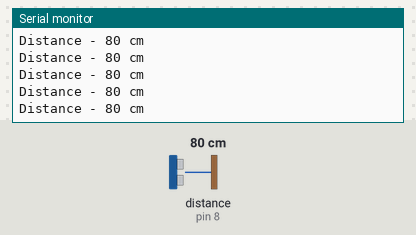
Simulated run of this sketch. Board: Arduino Mega 2560, built with avr-gcc and run on an emulated ATmega2560. Shown: the last lines printed to the serial monitor. Wiring (inferred from the names in the program): ultrasonic range finder: trigger pin 8; echo pin 8. The test bench sets the inputs (shaded band); at power-on: distance to the obstacle (sensor on pin 8) 80 cm. The echo pulse lasts 58.3 µs per cm.

Above: at 1.2 s.
1.3 s: distance to the obstacle (sensor on pin 8) set to 250 cm
At 1.51 s:
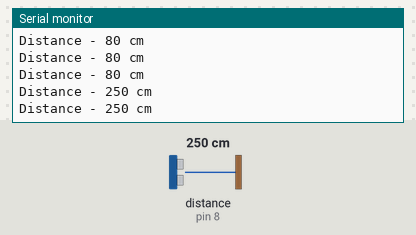
4.3 s: distance to the obstacle (sensor on pin 8) set to 35 cm
At 4.4 s:
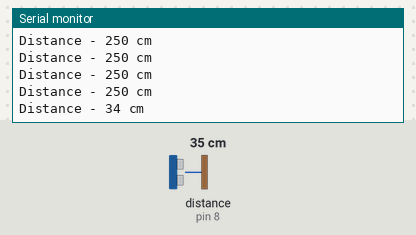
7.3 s: distance to the obstacle (sensor on pin 8) set to 250 cm
At 7.4 s:
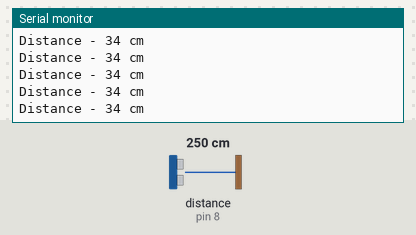
10.3 s: distance to the obstacle (sensor on pin 8) set to 35 cm
At 10.3 s:
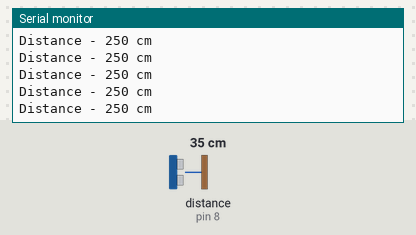
Timing chart, 0 to 13.3 s (numbered marks = the images above; inputs shaded):
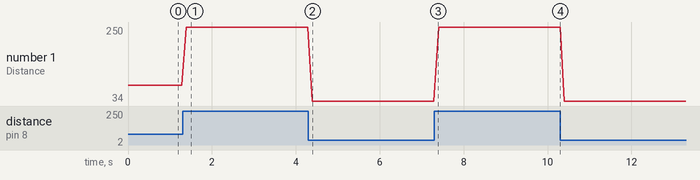

The sketch:

Ultrasonic_Test.ino
```cpp
/*
 * Ping))) Ultrasonic Sensor Test Code
 * Written by Nathaniel Brooke
 * Adapted from Parallax
 *
 * PING Sensor Connection:
 * SIG to digital pin 8
 *
 * LCD Connection:
 * RX to TX3 (pin 14)
 */

#define SIGNAL_PIN 8 // Pin the PING Sensor is connected to

void setup() {
  Serial.begin(9600); // Initialize Serial to computer
  Serial3.begin(9600); // Initialize Serial to LCD
}

void loop() {
  // Get the distance measurement (in cm) from sensor
  int distance = measureDistance(SIGNAL_PIN);

  // Display measurement on serial monitor
  Serial.print("Distance - ");
  Serial.print(distance);
  Serial.println(" cm");

  // Display measurement on LCD
  Serial3.write(12); // Clear LCD
  Serial3.print(distance); // Print number to LCD
  Serial3.println(" cm"); // Print string to LCD

  delay(100);
}

int measureDistance(int signal) {
  // set pin as output so we can send a pulse
  pinMode(signal, OUTPUT);
  // set output to LOW
  digitalWrite(signal, LOW);
  delayMicroseconds(5);

  // now send the 5 microsecond pulse out to activate Ping)))
  digitalWrite(signal, HIGH);
  delayMicroseconds(5);
  digitalWrite(signal, LOW);

  // now we need to change the digital pin
  // to input to read the incoming pulse
  pinMode(signal, INPUT);

  // finally, measure the length of the incoming pulse
  unsigned long pulseduration = pulseIn(signal, HIGH);

  // divide the pulse length by half (there and back)
  pulseduration = pulseduration / 2;

  // convert to centimeters
  int distance = int(pulseduration / 29);

  // output the distance
  return distance;
}
```

Measured:
- after the input at 1.3 s, the serial monitor: prints a new line after 0.09 s (image 1)
- after the input at 4.3 s, the serial monitor: prints a new line after 0.09 s (image 2)
- plotted number 1: 80 → 250 after the input at 1.3 s, 250 → 34 after the input at 4.3 s, 34 → 250 after the input at 7.3 s, 250 → 34 after the input at 10.3 s
